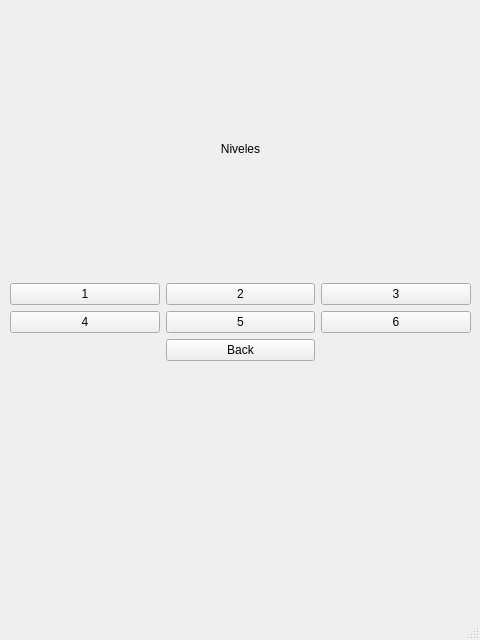
<?xml version="1.0" encoding="UTF-8"?>
<ui version="4.0">
 <class>MainWindow</class>
 <widget class="QMainWindow" name="MainWindow">
  <property name="geometry">
   <rect>
    <x>0</x>
    <y>0</y>
    <width>480</width>
    <height>640</height>
   </rect>
  </property>
  <property name="maximumSize">
   <size>
    <width>500</width>
    <height>640</height>
   </size>
  </property>
  <property name="windowTitle">
   <string>MainWindow</string>
  </property>
  <widget class="QWidget" name="centralwidget">
   <widget class="QStackedWidget" name="pantallas">
    <property name="geometry">
     <rect>
      <x>0</x>
      <y>0</y>
      <width>480</width>
      <height>640</height>
     </rect>
    </property>
    <property name="maximumSize">
     <size>
      <width>480</width>
      <height>640</height>
     </size>
    </property>
    <property name="styleSheet">
     <string notr="true">background-image: url(:/fondo/FONDO.jpg);</string>
    </property>
    <property name="currentIndex">
     <number>1</number>
    </property>
    <widget class="QWidget" name="page">
     <widget class="QWidget" name="verticalLayoutWidget_3">
      <property name="geometry">
       <rect>
        <x>70</x>
        <y>210</y>
        <width>291</width>
        <height>251</height>
       </rect>
      </property>
      <layout class="QVBoxLayout" name="verticalLayout_5">
       <item>
        <widget class="QPushButton" name="Nivell_button">
         <property name="text">
          <string>Niveles</string>
         </property>
        </widget>
       </item>
       <item>
        <widget class="QPushButton" name="tutorial_button">
         <property name="text">
          <string>Tutoriales</string>
         </property>
        </widget>
       </item>
       <item>
        <widget class="QPushButton" name="Exit_button">
         <property name="text">
          <string>Exit</string>
         </property>
        </widget>
       </item>
      </layout>
     </widget>
    </widget>
    <widget class="QWidget" name="page_1">
     <widget class="QWidget" name="verticalLayoutWidget_2">
      <property name="geometry">
       <rect>
        <x>10</x>
        <y>20</y>
        <width>461</width>
        <height>341</height>
       </rect>
      </property>
      <layout class="QVBoxLayout" name="verticalLayout_3">
       <property name="sizeConstraint">
        <enum>QLayout::SetMaximumSize</enum>
       </property>
       <item>
        <layout class="QVBoxLayout" name="verticalLayout_4">
         <item>
          <widget class="QLabel" name="label_4">
           <property name="text">
            <string>Niveles</string>
           </property>
           <property name="scaledContents">
            <bool>false</bool>
           </property>
           <property name="alignment">
            <set>Qt::AlignCenter</set>
           </property>
          </widget>
         </item>
        </layout>
       </item>
       <item>
        <layout class="QGridLayout" name="gridLayout_2">
         <property name="horizontalSpacing">
          <number>6</number>
         </property>
         <item row="2" column="1">
          <widget class="QPushButton" name="pushButton_14">
           <property name="text">
            <string>5</string>
           </property>
          </widget>
         </item>
         <item row="3" column="1">
          <widget class="QPushButton" name="back_button_3">
           <property name="text">
            <string>Back</string>
           </property>
          </widget>
         </item>
         <item row="1" column="2">
          <widget class="QPushButton" name="pushButton_15">
           <property name="text">
            <string>3</string>
           </property>
          </widget>
         </item>
         <item row="1" column="1">
          <widget class="QPushButton" name="pushButton_6">
           <property name="text">
            <string>2</string>
           </property>
          </widget>
         </item>
         <item row="2" column="0">
          <widget class="QPushButton" name="pushButton_7">
           <property name="text">
            <string>4</string>
           </property>
          </widget>
         </item>
         <item row="2" column="2">
          <widget class="QPushButton" name="pushButton_16">
           <property name="text">
            <string>6</string>
           </property>
          </widget>
         </item>
         <item row="1" column="0">
          <widget class="QPushButton" name="pushButton_8">
           <property name="text">
            <string>1</string>
           </property>
          </widget>
         </item>
        </layout>
       </item>
      </layout>
     </widget>
    </widget>
    <widget class="QWidget" name="page_2">
     <widget class="QWidget" name="verticalLayoutWidget">
      <property name="geometry">
       <rect>
        <x>10</x>
        <y>30</y>
        <width>461</width>
        <height>341</height>
       </rect>
      </property>
      <layout class="QVBoxLayout" name="verticalLayout">
       <property name="sizeConstraint">
        <enum>QLayout::SetMaximumSize</enum>
       </property>
       <item>
        <layout class="QVBoxLayout" name="verticalLayout_2">
         <item>
          <widget class="QLabel" name="label_3">
           <property name="text">
            <string>Tutoriales</string>
           </property>
           <property name="scaledContents">
            <bool>false</bool>
           </property>
           <property name="alignment">
            <set>Qt::AlignCenter</set>
           </property>
          </widget>
         </item>
        </layout>
       </item>
       <item>
        <layout class="QGridLayout" name="gridLayout">
         <property name="horizontalSpacing">
          <number>6</number>
         </property>
         <item row="2" column="1">
          <widget class="QPushButton" name="pushButton_11">
           <property name="text">
            <string>NOR</string>
           </property>
          </widget>
         </item>
         <item row="3" column="1">
          <widget class="QPushButton" name="back_button_2">
           <property name="text">
            <string>Back</string>
           </property>
          </widget>
         </item>
         <item row="1" column="2">
          <widget class="QPushButton" name="pushButton_12">
           <property name="text">
            <string>XOR</string>
           </property>
          </widget>
         </item>
         <item row="1" column="1">
          <widget class="QPushButton" name="pushButton_4">
           <property name="text">
            <string>OR</string>
           </property>
          </widget>
         </item>
         <item row="2" column="0">
          <widget class="QPushButton" name="pushButton_5">
           <property name="text">
            <string>NAND</string>
           </property>
          </widget>
         </item>
         <item row="2" column="2">
          <widget class="QPushButton" name="pushButton_13">
           <property name="styleSheet">
            <string notr="true">background-color: rgb(255, 255, 255);</string>
           </property>
           <property name="text">
            <string>XNOR</string>
           </property>
          </widget>
         </item>
         <item row="1" column="0">
          <widget class="QPushButton" name="pushButton_3">
           <property name="text">
            <string>AND</string>
           </property>
          </widget>
         </item>
        </layout>
       </item>
      </layout>
     </widget>
    </widget>
    <widget class="QWidget" name="page_3">
     <widget class="QWidget" name="verticalLayoutWidget_4">
      <property name="geometry">
       <rect>
        <x>70</x>
        <y>30</y>
        <width>623</width>
        <height>241</height>
       </rect>
      </property>
      <layout class="QVBoxLayout" name="verticalLayout_6">
       <item>
        <widget class="QLabel" name="label">
         <property name="styleSheet">
          <string notr="true">background-color: rgb(255, 255, 255);
</string>
         </property>
         <property name="text">
          <string>Tutorial Puerta AND</string>
         </property>
        </widget>
       </item>
       <item>
        <widget class="QLabel" name="label_2">
         <property name="text">
          <string/>
         </property>
         <property name="pixmap">
          <pixmap>FOTOS/T.AND.PNG</pixmap>
         </property>
         <property name="margin">
          <number>5</number>
         </property>
        </widget>
       </item>
      </layout>
     </widget>
     <widget class="QPushButton" name="pushButton">
      <property name="geometry">
       <rect>
        <x>190</x>
        <y>300</y>
        <width>75</width>
        <height>23</height>
       </rect>
      </property>
      <property name="text">
       <string>Back</string>
      </property>
     </widget>
    </widget>
   </widget>
  </widget>
  <widget class="QMenuBar" name="menubar">
   <property name="geometry">
    <rect>
     <x>0</x>
     <y>0</y>
     <width>480</width>
     <height>22</height>
    </rect>
   </property>
  </widget>
  <widget class="QStatusBar" name="statusbar"/>
 </widget>
 <resources>
  <include location="venv/Scripts/recursos.qrc"/>
 </resources>
 <connections>
  <connection>
   <sender>back_button_2</sender>
   <signal>clicked()</signal>
   <receiver>MainWindow</receiver>
   <slot>activa_menu()</slot>
   <hints>
    <hint type="sourcelabel">
     <x>314</x>
     <y>367</y>
    </hint>
    <hint type="destinationlabel">
     <x>499</x>
     <y>249</y>
    </hint>
   </hints>
  </connection>
  <connection>
   <sender>Exit_button</sender>
   <signal>clicked()</signal>
   <receiver>MainWindow</receiver>
   <slot>close()</slot>
   <hints>
    <hint type="sourcelabel">
     <x>159</x>
     <y>347</y>
    </hint>
    <hint type="destinationlabel">
     <x>499</x>
     <y>302</y>
    </hint>
   </hints>
  </connection>
  <connection>
   <sender>Nivell_button</sender>
   <signal>clicked()</signal>
   <receiver>MainWindow</receiver>
   <slot>activa_pantalla_niveles()</slot>
   <hints>
    <hint type="sourcelabel">
     <x>129</x>
     <y>191</y>
    </hint>
    <hint type="destinationlabel">
     <x>499</x>
     <y>164</y>
    </hint>
   </hints>
  </connection>
  <connection>
   <sender>tutorial_button</sender>
   <signal>clicked()</signal>
   <receiver>MainWindow</receiver>
   <slot>activa_pantalla_tutoriales()</slot>
   <hints>
    <hint type="sourcelabel">
     <x>165</x>
     <y>278</y>
    </hint>
    <hint type="destinationlabel">
     <x>499</x>
     <y>218</y>
    </hint>
   </hints>
  </connection>
  <connection>
   <sender>back_button_3</sender>
   <signal>clicked()</signal>
   <receiver>MainWindow</receiver>
   <slot>activa_menu()</slot>
   <hints>
    <hint type="sourcelabel">
     <x>242</x>
     <y>344</y>
    </hint>
    <hint type="destinationlabel">
     <x>495</x>
     <y>342</y>
    </hint>
   </hints>
  </connection>
  <connection>
   <sender>pushButton</sender>
   <signal>clicked()</signal>
   <receiver>MainWindow</receiver>
   <slot>activa_pantalla_tutoriales()</slot>
   <hints>
    <hint type="sourcelabel">
     <x>224</x>
     <y>330</y>
    </hint>
    <hint type="destinationlabel">
     <x>494</x>
     <y>337</y>
    </hint>
   </hints>
  </connection>
  <connection>
   <sender>pushButton_3</sender>
   <signal>clicked()</signal>
   <receiver>MainWindow</receiver>
   <slot>activa_tutorial_and()</slot>
   <hints>
    <hint type="sourcelabel">
     <x>122</x>
     <y>262</y>
    </hint>
    <hint type="destinationlabel">
     <x>497</x>
     <y>238</y>
    </hint>
   </hints>
  </connection>
 </connections>
 <slots>
  <slot>activa_pantalla_niveles()</slot>
  <slot>activa_menu()</slot>
  <slot>activa_pantalla_tutoriales()</slot>
  <slot>activa_tutorial_and()</slot>
 </slots>
</ui>
